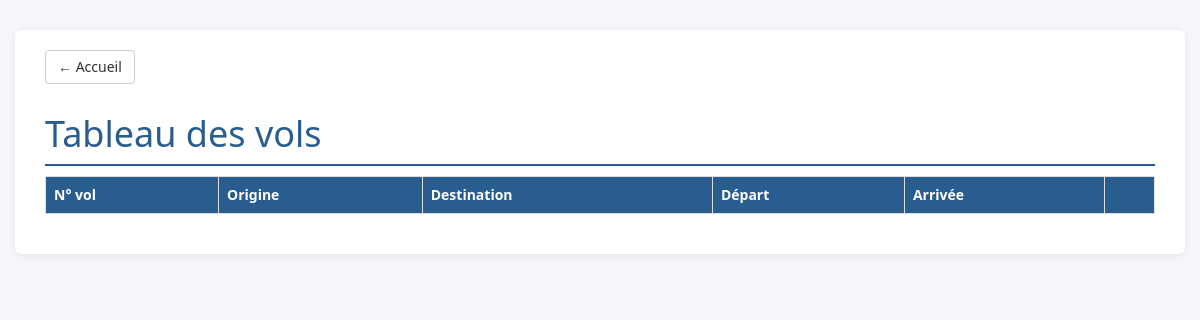
The app's page /presentation/tableauVols.php, older data.
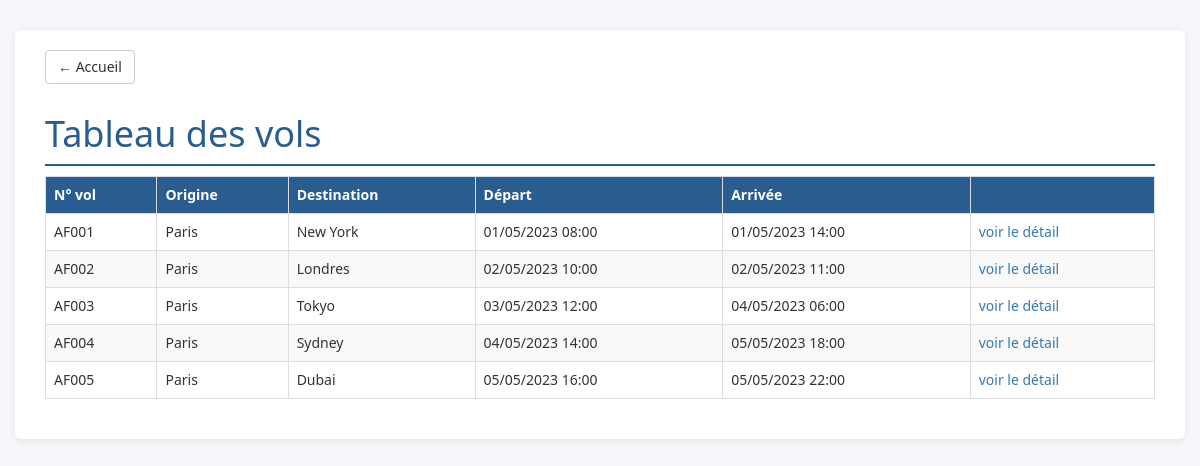
The same page, newer data.
### tables this page shows
CREATE TABLE Vols (
    id INT AUTO_INCREMENT PRIMARY KEY,
    numero_vol VARCHAR(10) UNIQUE NOT NULL,
    origine VARCHAR(100) NOT NULL,
    destination VARCHAR(100) NOT NULL,
    date_depart DATETIME NOT NULL,
    date_arrivee DATETIME NOT NULL
);

### persistance/DialogueBD.php (called while the page is built, shortened)
<?php
class DialogueBD
{
    private function getTout($sql, $params = array())
    {
        try {
            $conn = Connexion::getConnexion();
            $sth = $conn->prepare($sql);
            $sth->execute($params);
            return $sth->fetchAll(PDO::FETCH_ASSOC);
        } catch (PDOException $e) {
            $erreur = $e->getMessage();
            return array();
        }
    }
    public function getTousLesVols()
    {
        return $this->getTout("SELECT * FROM vols ORDER BY date_depart");
    }
}

### presentation/tableauVols.php (the view, shortened to what this page needs)
<?php
require_once '../persistance/DialogueBD.php';
try {
    $undlg = new DialogueBD();
    $vols = $undlg->getTousLesVols();
} catch (Exception $e) {
    $erreur = $e->getMessage();
}
?>
<!DOCTYPE html>
<html>
<head>
    <link href="../bootstrap/css/bootstrap.min.css" rel="stylesheet" media="screen">
    <link rel="stylesheet" href="../design.css"/>
</head>
<body>
<div class="container">
<a href="../index.php" class="btn btn-default retour">&larr; Accueil</a>
<h1>Tableau des vols</h1>
<div class="table-responsive">
<table class="table table-bordered table-striped table-hover">
    <tr><th>N° vol</th><th>Origine</th><th>Destination</th><th>Départ</th><th>Arrivée</th><th></th></tr>
    <?php
    foreach ($vols as $ligne) {
        $id = $ligne['id'];
        $numero = htmlspecialchars($ligne['numero_vol']);
        $origine = htmlspecialchars($ligne['origine']);
        $destination = htmlspecialchars($ligne['destination']);
        $depart = date('d/m/Y H:i', strtotime($ligne['date_depart']));
        $arrivee = date('d/m/Y H:i', strtotime($ligne['date_arrivee']));
        echo "<tr><td>$numero</td><td>$origine</td><td>$destination</td><td>$depart</td><td>$arrivee</td>";
        echo "<td><a href='detailVol.php?id=$id'>voir le détail</a></td></tr>";
    }
    ?>
</table>
</div>
</div>
</body>
</html>

### design.css (style rules this page uses)
body { font-family: "Lucida Sans", "Segoe UI", sans-serif; background-color: #f5f7fa; color: #333; }
.container { background-color: #fff; margin-top: 30px; margin-bottom: 30px; padding: 20px 30px; border-radius: 6px; box-shadow: 0 2px 8px rgba(0, 0, 0, 0.08); }
h1 { color: #2a5d8f; border-bottom: 2px solid #2a5d8f; padding-bottom: 10px; }
th { background-color: #2a5d8f; color: #fff; }
.retour { margin-bottom: 10px; }

Row changes from the older to the newer data that the page shows:
added vols: numero_vol "AF001", origine "Paris", destination "New York", date_depart "01/05/2023 08:00", date_arrivee "01/05/2023 14:00"
added vols: numero_vol "AF002", origine "Paris", destination "Londres", date_depart "02/05/2023 10:00", date_arrivee "02/05/2023 11:00"
added vols: numero_vol "AF003", origine "Paris", destination "Tokyo", date_depart "03/05/2023 12:00", date_arrivee "04/05/2023 06:00"
added vols: numero_vol "AF004", origine "Paris", destination "Sydney", date_depart "04/05/2023 14:00", date_arrivee "05/05/2023 18:00"
added vols: numero_vol "AF005", origine "Paris", destination "Dubai", date_depart "05/05/2023 16:00", date_arrivee "05/05/2023 22:00"
